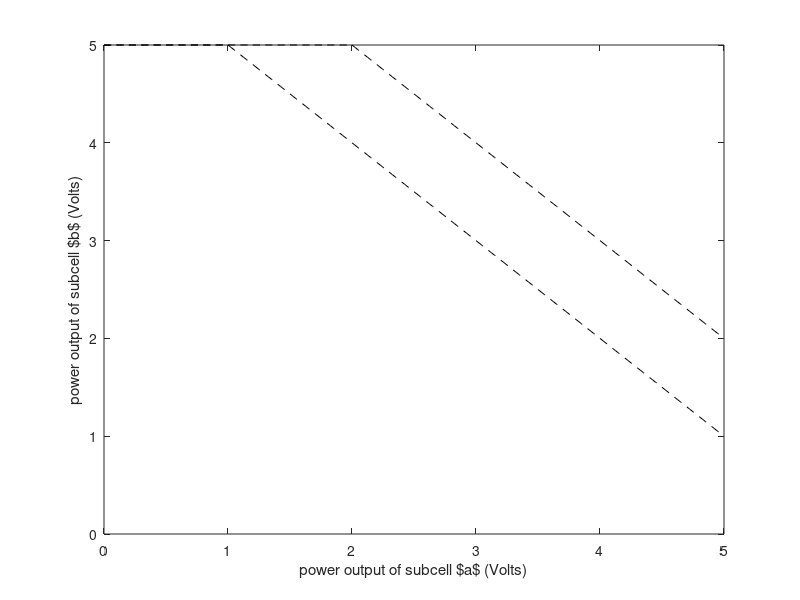

The MATLAB source for this figure:
#!/usr/bin/env octave

figure('visible', 'off');
## ber1 = @(x) -real(besselj(1,x*exp(pi*1i/4)));
## bei1 = @(x) imag(besselj(1,x*exp(1i*pi/4)));
## delta = @(x) ber1(x)-bei1(x);
## rho0 = fsolve(delta,4);
## x=0:0.1:4;
## plot(x,delta(x), 'linewidth' ,2);
## hold on;
## plot([rho0], [0],  'o',  'linewidth', 10);
## text(rho0, 0.15,  '\colorbox{white}{$\rho_0$}',
##      'horizontalalignment', 'center');
## text(rho0, -0.2,
##      sprintf("\\colorbox{white}{$%.2f$}", rho0),
##      'horizontalalignment', 'center');
## title ("");  legend ("off");  grid();
## xlabel('$\rho$');
## ylabel('$\text{ber}_1\rho-\text{bei}_1\rho$');

x=0:.025:5;

y1 = min(5, max(6-x, 1));
y2 = min(5, max(7-x, 1));

plot(x, y1, '--', "color", "black")
hold on;
plot(x, y2, '--', "color", "black")

patch([x;x], [y1;y2], "FaceColor", [.5,.5,.5])
xlabel("power output of subcell $a$ (Volts)")
ylabel("power output of subcell $b$ (Volts)")
xlim([0 5])
ylim([0 5])

hold off;

print -depslatex "-S300,300" "power-fig.tex"
